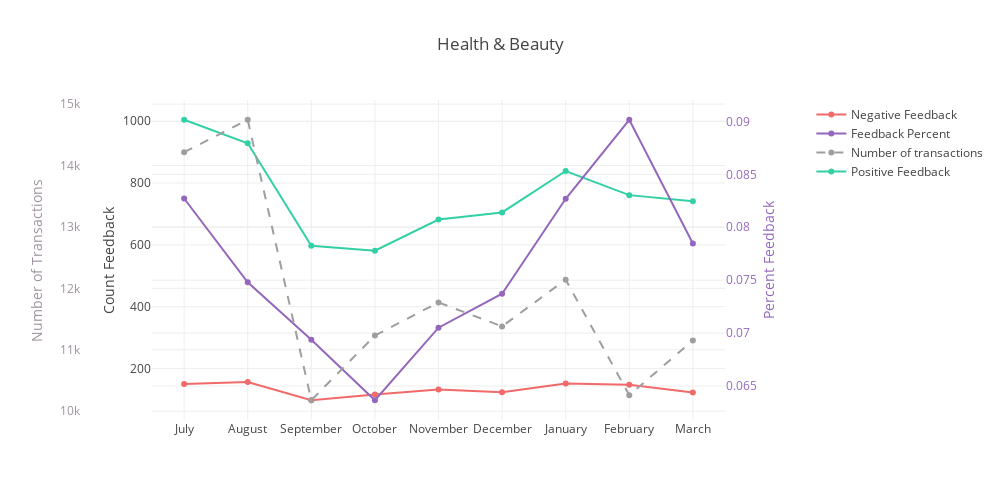

The notebook cell saved with this chart:
### Code cell
category_graph('Health & Beauty')

### Figure 1 — Plotly figure (JSON) as saved in the notebook; plotly's stock layout.template omitted (floating-point values rounded to 4 significant figures)
{"data": [{"line": {"color": "#F06A6A"}, "name": "Negative Feedback", "type": "scatter", "uid": "17dc1d7b-9fd7-4448-bb2f-ee6c24f718e1", "x": ["July", "August", "September", "October", "November", "December", "January", "February", "March"], "y": [150, 156, 97, 116, 132, 123, 151, 147, 122]}, {"line": {"color": "rgb(148, 103, 189)"}, "name": "Feedback Percent", "type": "scatter", "uid": "ef69e977-b5ce-4a42-b0cb-d18089b9f97f", "x": ["July", "August", "September", "October", "November", "December", "January", "February", "March"], "y": [0.08272, 0.0748, 0.06937, 0.06366, 0.07051, 0.07372, 0.08269, 0.09016, 0.07846], "yaxis": "y2"}, {"line": {"color": "#9E9E9E", "dash": "dash"}, "name": "Number of transactions", "type": "scatter", "uid": "d11eb454-24d1-48bf-b0ef-3107651ac703", "x": ["July", "August", "September", "October", "November", "December", "January", "February", "March"], "y": [14217, 14746, 10178, 11232, 11771, 11381, 12142, 10260, 11152], "yaxis": "y3"}, {"line": {"color": "#33CFA5"}, "name": "Positive Feedback", "type": "scatter", "uid": "713a5dda-e392-4956-b14e-bd273eb7c6af", "x": ["July", "August", "September", "October", "November", "December", "January", "February", "March"], "y": [1005, 929, 597, 581, 682, 705, 839, 761, 741]}], "layout": {"autosize": false, "height": 500, "title": {"text": "Health & Beauty"}, "width": 1000, "xaxis": {"autorange": true, "domain": [0.1, 0.9], "range": [-0.5109, 8.511], "type": "category"}, "yaxis": {"autorange": true, "range": [33.07, 1069.0], "title": {"text": "Count Feedback"}, "type": "linear"}, "yaxis2": {"autorange": true, "overlaying": "y", "range": [0.06179, 0.09202], "side": "right", "tickfont": {"color": "rgb(148, 103, 189)"}, "title": {"font": {"color": "rgb(148, 103, 189)"}, "text": "Percent Feedback"}, "type": "linear"}, "yaxis3": {"anchor": "free", "autorange": true, "overlaying": "y", "position": 0, "range": [9856.0, 15070.0], "side": "left", "tickfont": {"color": "rgb(158, 148, 158)"}, "title": {"font": {"color": "rgb(158, 148, 158)"}, "text": "Number of Transactions"}, "type": "linear"}}}
